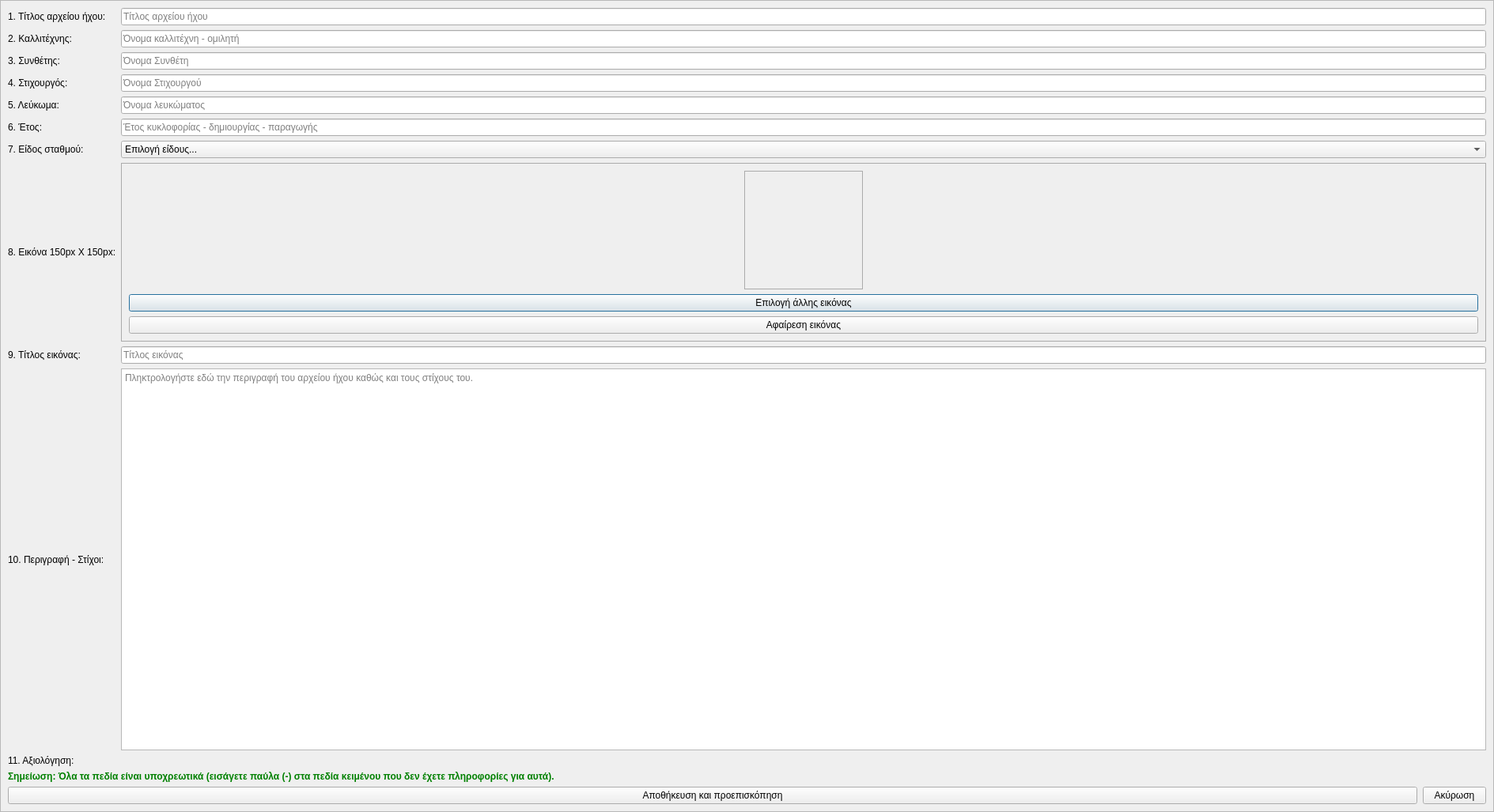
<?xml version="1.0" encoding="UTF-8"?>
<ui version="4.0">
 <class>Dialog</class>
 <widget class="QDialog" name="Dialog">
  <property name="geometry">
   <rect>
    <x>0</x>
    <y>0</y>
    <width>1889</width>
    <height>1027</height>
   </rect>
  </property>
  <property name="windowTitle">
   <string>Επεξεργασία αρχείου ήχου</string>
  </property>
  <property name="windowIcon">
   <iconset resource="../../../icons.qrc">
    <normaloff>:/rest-windows/assets/images/rest-windows/edit.png</normaloff>:/rest-windows/assets/images/rest-windows/edit.png</iconset>
  </property>
  <layout class="QGridLayout" name="gridLayout">
   <property name="leftMargin">
    <number>0</number>
   </property>
   <property name="topMargin">
    <number>0</number>
   </property>
   <property name="rightMargin">
    <number>0</number>
   </property>
   <property name="bottomMargin">
    <number>0</number>
   </property>
   <item row="0" column="0">
    <widget class="QScrollArea" name="scrollArea">
     <property name="widgetResizable">
      <bool>true</bool>
     </property>
     <widget class="QWidget" name="scrollAreaWidgetContents">
      <property name="geometry">
       <rect>
        <x>0</x>
        <y>0</y>
        <width>1887</width>
        <height>1025</height>
       </rect>
      </property>
      <property name="sizePolicy">
       <sizepolicy hsizetype="Ignored" vsizetype="Preferred">
        <horstretch>0</horstretch>
        <verstretch>0</verstretch>
       </sizepolicy>
      </property>
      <layout class="QGridLayout" name="gridLayout_4">
       <item row="2" column="1">
        <widget class="QLineEdit" name="composer">
         <property name="dragEnabled">
          <bool>true</bool>
         </property>
         <property name="placeholderText">
          <string>Όνομα Συνθέτη</string>
         </property>
         <property name="clearButtonEnabled">
          <bool>true</bool>
         </property>
        </widget>
       </item>
       <item row="0" column="0">
        <widget class="QLabel" name="label">
         <property name="text">
          <string>1. Τίτλος αρχείου ήχου:</string>
         </property>
        </widget>
       </item>
       <item row="1" column="0">
        <widget class="QLabel" name="label_2">
         <property name="text">
          <string>2. Καλλιτέχνης:</string>
         </property>
        </widget>
       </item>
       <item row="1" column="1">
        <widget class="QLineEdit" name="artist">
         <property name="dragEnabled">
          <bool>true</bool>
         </property>
         <property name="placeholderText">
          <string>Όνομα καλλιτέχνη - ομιλητή</string>
         </property>
         <property name="clearButtonEnabled">
          <bool>true</bool>
         </property>
        </widget>
       </item>
       <item row="2" column="0">
        <widget class="QLabel" name="label_3">
         <property name="text">
          <string>3. Συνθέτης:</string>
         </property>
        </widget>
       </item>
       <item row="0" column="1">
        <widget class="QLineEdit" name="title">
         <property name="dragEnabled">
          <bool>true</bool>
         </property>
         <property name="placeholderText">
          <string>Τίτλος αρχείου ήχου</string>
         </property>
         <property name="clearButtonEnabled">
          <bool>true</bool>
         </property>
        </widget>
       </item>
       <item row="7" column="1">
        <widget class="QFrame" name="frame_3">
         <property name="styleSheet">
          <string notr="true">QFrame{border:1px solid #ABABAB;}</string>
         </property>
         <property name="frameShape">
          <enum>QFrame::StyledPanel</enum>
         </property>
         <property name="frameShadow">
          <enum>QFrame::Raised</enum>
         </property>
         <layout class="QGridLayout" name="gridLayout_2">
          <item row="0" column="0">
           <spacer name="horizontalSpacer">
            <property name="orientation">
             <enum>Qt::Horizontal</enum>
            </property>
            <property name="sizeHint" stdset="0">
             <size>
              <width>441</width>
              <height>20</height>
             </size>
            </property>
           </spacer>
          </item>
          <item row="0" column="1">
           <widget class="QLabel" name="image_label">
            <property name="minimumSize">
             <size>
              <width>150</width>
              <height>150</height>
             </size>
            </property>
            <property name="maximumSize">
             <size>
              <width>150</width>
              <height>150</height>
             </size>
            </property>
            <property name="text">
             <string/>
            </property>
            <property name="scaledContents">
             <bool>true</bool>
            </property>
           </widget>
          </item>
          <item row="0" column="2">
           <spacer name="horizontalSpacer_2">
            <property name="orientation">
             <enum>Qt::Horizontal</enum>
            </property>
            <property name="sizeHint" stdset="0">
             <size>
              <width>440</width>
              <height>20</height>
             </size>
            </property>
           </spacer>
          </item>
          <item row="1" column="0" colspan="3">
           <widget class="QPushButton" name="select_image_file_button">
            <property name="text">
             <string>Επιλογή άλλης εικόνας</string>
            </property>
           </widget>
          </item>
          <item row="2" column="0" colspan="3">
           <widget class="QPushButton" name="remove_image_file">
            <property name="text">
             <string>Αφαίρεση εικόνας</string>
            </property>
           </widget>
          </item>
         </layout>
        </widget>
       </item>
       <item row="10" column="1">
        <widget class="QFrame" name="rating_frame">
         <property name="styleSheet">
          <string notr="true">QFrame{border:none;}</string>
         </property>
         <property name="frameShape">
          <enum>QFrame::StyledPanel</enum>
         </property>
         <property name="frameShadow">
          <enum>QFrame::Raised</enum>
         </property>
         <layout class="QGridLayout" name="gridLayout_3">
          <property name="leftMargin">
           <number>0</number>
          </property>
          <property name="topMargin">
           <number>0</number>
          </property>
          <property name="rightMargin">
           <number>0</number>
          </property>
          <property name="bottomMargin">
           <number>0</number>
          </property>
         </layout>
        </widget>
       </item>
       <item row="12" column="0" colspan="2">
        <widget class="QFrame" name="frame">
         <property name="styleSheet">
          <string notr="true">QFrame{border:none;}</string>
         </property>
         <property name="frameShape">
          <enum>QFrame::StyledPanel</enum>
         </property>
         <property name="frameShadow">
          <enum>QFrame::Raised</enum>
         </property>
         <layout class="QHBoxLayout" name="horizontalLayout">
          <property name="spacing">
           <number>7</number>
          </property>
          <property name="leftMargin">
           <number>0</number>
          </property>
          <property name="topMargin">
           <number>0</number>
          </property>
          <property name="rightMargin">
           <number>0</number>
          </property>
          <property name="bottomMargin">
           <number>0</number>
          </property>
          <item>
           <widget class="QPushButton" name="save_and_preview">
            <property name="sizePolicy">
             <sizepolicy hsizetype="Expanding" vsizetype="Maximum">
              <horstretch>0</horstretch>
              <verstretch>0</verstretch>
             </sizepolicy>
            </property>
            <property name="minimumSize">
             <size>
              <width>0</width>
              <height>0</height>
             </size>
            </property>
            <property name="text">
             <string>Αποθήκευση και προεπισκόπηση</string>
            </property>
            <property name="icon">
             <iconset resource="../../../icons.qrc">
              <normaloff>:/rest-windows/assets/images/rest-windows/save.png</normaloff>:/rest-windows/assets/images/rest-windows/save.png</iconset>
            </property>
           </widget>
          </item>
          <item>
           <widget class="QPushButton" name="cancel">
            <property name="sizePolicy">
             <sizepolicy hsizetype="Minimum" vsizetype="Maximum">
              <horstretch>0</horstretch>
              <verstretch>0</verstretch>
             </sizepolicy>
            </property>
            <property name="minimumSize">
             <size>
              <width>0</width>
              <height>0</height>
             </size>
            </property>
            <property name="text">
             <string>Ακύρωση</string>
            </property>
           </widget>
          </item>
         </layout>
        </widget>
       </item>
       <item row="3" column="0">
        <widget class="QLabel" name="label_4">
         <property name="text">
          <string>4. Στιχουργός:</string>
         </property>
        </widget>
       </item>
       <item row="5" column="0">
        <widget class="QLabel" name="label_6">
         <property name="text">
          <string>6. Έτος:</string>
         </property>
        </widget>
       </item>
       <item row="3" column="1">
        <widget class="QLineEdit" name="author">
         <property name="dragEnabled">
          <bool>true</bool>
         </property>
         <property name="placeholderText">
          <string>Όνομα Στιχουργού</string>
         </property>
         <property name="clearButtonEnabled">
          <bool>true</bool>
         </property>
        </widget>
       </item>
       <item row="4" column="0">
        <widget class="QLabel" name="label_5">
         <property name="text">
          <string>5. Λεύκωμα:</string>
         </property>
        </widget>
       </item>
       <item row="4" column="1">
        <widget class="QLineEdit" name="album">
         <property name="dragEnabled">
          <bool>true</bool>
         </property>
         <property name="placeholderText">
          <string>Όνομα λευκώματος</string>
         </property>
         <property name="clearButtonEnabled">
          <bool>true</bool>
         </property>
        </widget>
       </item>
       <item row="6" column="1">
        <widget class="QComboBox" name="genre">
         <item>
          <property name="text">
           <string>Επιλογή είδους...</string>
          </property>
         </item>
         <item>
          <property name="text">
           <string>Blues</string>
          </property>
         </item>
         <item>
          <property name="text">
           <string>Classic rock</string>
          </property>
         </item>
         <item>
          <property name="text">
           <string>Country</string>
          </property>
         </item>
         <item>
          <property name="text">
           <string>Dance</string>
          </property>
         </item>
         <item>
          <property name="text">
           <string>Disco</string>
          </property>
         </item>
         <item>
          <property name="text">
           <string>Funk</string>
          </property>
         </item>
         <item>
          <property name="text">
           <string>Grunge</string>
          </property>
         </item>
         <item>
          <property name="text">
           <string>Hip-Hop</string>
          </property>
         </item>
         <item>
          <property name="text">
           <string>Jazz</string>
          </property>
         </item>
         <item>
          <property name="text">
           <string>Metal</string>
          </property>
         </item>
         <item>
          <property name="text">
           <string>New Age</string>
          </property>
         </item>
         <item>
          <property name="text">
           <string>Oldies</string>
          </property>
         </item>
         <item>
          <property name="text">
           <string>Other</string>
          </property>
         </item>
         <item>
          <property name="text">
           <string>Pop</string>
          </property>
         </item>
         <item>
          <property name="text">
           <string>Rhythm and Blues</string>
          </property>
         </item>
         <item>
          <property name="text">
           <string>Rap</string>
          </property>
         </item>
         <item>
          <property name="text">
           <string>Reggae</string>
          </property>
         </item>
         <item>
          <property name="text">
           <string>Rock</string>
          </property>
         </item>
         <item>
          <property name="text">
           <string>Techno</string>
          </property>
         </item>
         <item>
          <property name="text">
           <string>Industrial</string>
          </property>
         </item>
         <item>
          <property name="text">
           <string>Alternative</string>
          </property>
         </item>
         <item>
          <property name="text">
           <string>Ska</string>
          </property>
         </item>
         <item>
          <property name="text">
           <string>Death metal</string>
          </property>
         </item>
         <item>
          <property name="text">
           <string>Pranks</string>
          </property>
         </item>
         <item>
          <property name="text">
           <string>Soundtrack</string>
          </property>
         </item>
         <item>
          <property name="text">
           <string>Euro-Techno</string>
          </property>
         </item>
         <item>
          <property name="text">
           <string>Ambient</string>
          </property>
         </item>
         <item>
          <property name="text">
           <string>Trip-Hop</string>
          </property>
         </item>
         <item>
          <property name="text">
           <string>Vocal</string>
          </property>
         </item>
         <item>
          <property name="text">
           <string>Jazz &amp; Funk</string>
          </property>
         </item>
         <item>
          <property name="text">
           <string>Fusion</string>
          </property>
         </item>
         <item>
          <property name="text">
           <string>Trance</string>
          </property>
         </item>
         <item>
          <property name="text">
           <string>Classical</string>
          </property>
         </item>
         <item>
          <property name="text">
           <string>Instrumental</string>
          </property>
         </item>
         <item>
          <property name="text">
           <string>Acid</string>
          </property>
         </item>
         <item>
          <property name="text">
           <string>House</string>
          </property>
         </item>
         <item>
          <property name="text">
           <string>Game</string>
          </property>
         </item>
         <item>
          <property name="text">
           <string>Sound clip</string>
          </property>
         </item>
         <item>
          <property name="text">
           <string>Gospel</string>
          </property>
         </item>
         <item>
          <property name="text">
           <string>Noise</string>
          </property>
         </item>
         <item>
          <property name="text">
           <string>Alternative Rock</string>
          </property>
         </item>
         <item>
          <property name="text">
           <string>Bass</string>
          </property>
         </item>
         <item>
          <property name="text">
           <string>Soul</string>
          </property>
         </item>
         <item>
          <property name="text">
           <string>Punk</string>
          </property>
         </item>
         <item>
          <property name="text">
           <string>Space</string>
          </property>
         </item>
         <item>
          <property name="text">
           <string>Meditative</string>
          </property>
         </item>
         <item>
          <property name="text">
           <string>Instrumental Pop</string>
          </property>
         </item>
         <item>
          <property name="text">
           <string>Instrumental Rock</string>
          </property>
         </item>
         <item>
          <property name="text">
           <string>Ethnic</string>
          </property>
         </item>
         <item>
          <property name="text">
           <string>Gothic</string>
          </property>
         </item>
         <item>
          <property name="text">
           <string>Darkwave</string>
          </property>
         </item>
         <item>
          <property name="text">
           <string>Techno-Industrial</string>
          </property>
         </item>
         <item>
          <property name="text">
           <string>Electronic</string>
          </property>
         </item>
         <item>
          <property name="text">
           <string>Pop-Folk</string>
          </property>
         </item>
         <item>
          <property name="text">
           <string>Eurodance</string>
          </property>
         </item>
         <item>
          <property name="text">
           <string>Dream</string>
          </property>
         </item>
         <item>
          <property name="text">
           <string>Southern Rock</string>
          </property>
         </item>
         <item>
          <property name="text">
           <string>Comedy</string>
          </property>
         </item>
         <item>
          <property name="text">
           <string>Cult</string>
          </property>
         </item>
         <item>
          <property name="text">
           <string>Gangsta</string>
          </property>
         </item>
         <item>
          <property name="text">
           <string>Top 40</string>
          </property>
         </item>
         <item>
          <property name="text">
           <string>Christian Rap</string>
          </property>
         </item>
         <item>
          <property name="text">
           <string>Pop/Funk</string>
          </property>
         </item>
         <item>
          <property name="text">
           <string>Jungle</string>
          </property>
         </item>
         <item>
          <property name="text">
           <string>Native US</string>
          </property>
         </item>
         <item>
          <property name="text">
           <string>Cabaret</string>
          </property>
         </item>
         <item>
          <property name="text">
           <string>New Wave</string>
          </property>
         </item>
         <item>
          <property name="text">
           <string>Psychedelic</string>
          </property>
         </item>
         <item>
          <property name="text">
           <string>Rave</string>
          </property>
         </item>
         <item>
          <property name="text">
           <string>Show tunes</string>
          </property>
         </item>
         <item>
          <property name="text">
           <string>Trailer</string>
          </property>
         </item>
         <item>
          <property name="text">
           <string>Lo-Fi</string>
          </property>
         </item>
         <item>
          <property name="text">
           <string>Tribal</string>
          </property>
         </item>
         <item>
          <property name="text">
           <string>Acid Punk</string>
          </property>
         </item>
         <item>
          <property name="text">
           <string>Acid Jazz</string>
          </property>
         </item>
         <item>
          <property name="text">
           <string>Polka</string>
          </property>
         </item>
         <item>
          <property name="text">
           <string>Retro</string>
          </property>
         </item>
         <item>
          <property name="text">
           <string>Musical</string>
          </property>
         </item>
         <item>
          <property name="text">
           <string>Rock ’n’ Roll</string>
          </property>
         </item>
         <item>
          <property name="text">
           <string>Hard rock</string>
          </property>
         </item>
         <item>
          <property name="text">
           <string>Folk</string>
          </property>
         </item>
         <item>
          <property name="text">
           <string>Folk-Rock</string>
          </property>
         </item>
         <item>
          <property name="text">
           <string>National Folk</string>
          </property>
         </item>
         <item>
          <property name="text">
           <string>Swing</string>
          </property>
         </item>
         <item>
          <property name="text">
           <string>Fast Fusion</string>
          </property>
         </item>
         <item>
          <property name="text">
           <string>Bebop</string>
          </property>
         </item>
         <item>
          <property name="text">
           <string>Latin</string>
          </property>
         </item>
         <item>
          <property name="text">
           <string>Revival</string>
          </property>
         </item>
         <item>
          <property name="text">
           <string>Celtic</string>
          </property>
         </item>
         <item>
          <property name="text">
           <string>Bluegrass</string>
          </property>
         </item>
         <item>
          <property name="text">
           <string>Avantgarde</string>
          </property>
         </item>
         <item>
          <property name="text">
           <string>Gothic Rock</string>
          </property>
         </item>
         <item>
          <property name="text">
           <string>Progressive Rock</string>
          </property>
         </item>
         <item>
          <property name="text">
           <string>Psychedelic Rock</string>
          </property>
         </item>
         <item>
          <property name="text">
           <string>Symphonic Rock</string>
          </property>
         </item>
         <item>
          <property name="text">
           <string>Slow rock</string>
          </property>
         </item>
         <item>
          <property name="text">
           <string>Big Band</string>
          </property>
         </item>
         <item>
          <property name="text">
           <string>Chorus</string>
          </property>
         </item>
         <item>
          <property name="text">
           <string>Easy Listening</string>
          </property>
         </item>
         <item>
          <property name="text">
           <string>Acoustic</string>
          </property>
         </item>
         <item>
          <property name="text">
           <string>Humour</string>
          </property>
         </item>
         <item>
          <property name="text">
           <string>Speech</string>
          </property>
         </item>
         <item>
          <property name="text">
           <string>Chanson</string>
          </property>
         </item>
         <item>
          <property name="text">
           <string>Opera</string>
          </property>
         </item>
         <item>
          <property name="text">
           <string>Chamber music</string>
          </property>
         </item>
         <item>
          <property name="text">
           <string>Sonata</string>
          </property>
         </item>
         <item>
          <property name="text">
           <string>Symphony</string>
          </property>
         </item>
         <item>
          <property name="text">
           <string>Booty bass</string>
          </property>
         </item>
         <item>
          <property name="text">
           <string>Primus</string>
          </property>
         </item>
         <item>
          <property name="text">
           <string>Porn groove</string>
          </property>
         </item>
         <item>
          <property name="text">
           <string>Satire</string>
          </property>
         </item>
         <item>
          <property name="text">
           <string>Slow jam</string>
          </property>
         </item>
         <item>
          <property name="text">
           <string>Club</string>
          </property>
         </item>
         <item>
          <property name="text">
           <string>Tango</string>
          </property>
         </item>
         <item>
          <property name="text">
           <string>Samba</string>
          </property>
         </item>
         <item>
          <property name="text">
           <string>Folklore</string>
          </property>
         </item>
         <item>
          <property name="text">
           <string>Ballad</string>
          </property>
         </item>
         <item>
          <property name="text">
           <string>Power ballad</string>
          </property>
         </item>
         <item>
          <property name="text">
           <string>Rhythmic Soul</string>
          </property>
         </item>
         <item>
          <property name="text">
           <string>Freestyle</string>
          </property>
         </item>
         <item>
          <property name="text">
           <string>Duet</string>
          </property>
         </item>
         <item>
          <property name="text">
           <string>Punk Rock</string>
          </property>
         </item>
         <item>
          <property name="text">
           <string>Drum solo</string>
          </property>
         </item>
         <item>
          <property name="text">
           <string>A cappella</string>
          </property>
         </item>
         <item>
          <property name="text">
           <string>Euro-House</string>
          </property>
         </item>
         <item>
          <property name="text">
           <string>Dancehall</string>
          </property>
         </item>
         <item>
          <property name="text">
           <string>Goa</string>
          </property>
         </item>
         <item>
          <property name="text">
           <string>Drum &amp; Bass</string>
          </property>
         </item>
         <item>
          <property name="text">
           <string>Club-House</string>
          </property>
         </item>
         <item>
          <property name="text">
           <string>Hardcore Techno</string>
          </property>
         </item>
         <item>
          <property name="text">
           <string>Terror</string>
          </property>
         </item>
         <item>
          <property name="text">
           <string>Indie</string>
          </property>
         </item>
         <item>
          <property name="text">
           <string>BritPop</string>
          </property>
         </item>
         <item>
          <property name="text">
           <string>Negerpunk</string>
          </property>
         </item>
         <item>
          <property name="text">
           <string>Polsk Punk</string>
          </property>
         </item>
         <item>
          <property name="text">
           <string>Beat</string>
          </property>
         </item>
         <item>
          <property name="text">
           <string>Christian Gangsta Rap</string>
          </property>
         </item>
         <item>
          <property name="text">
           <string>Heavy Metal</string>
          </property>
         </item>
         <item>
          <property name="text">
           <string>Black Metal</string>
          </property>
         </item>
         <item>
          <property name="text">
           <string>Crossover</string>
          </property>
         </item>
         <item>
          <property name="text">
           <string>Contemporary Christian</string>
          </property>
         </item>
         <item>
          <property name="text">
           <string>Christian rock</string>
          </property>
         </item>
         <item>
          <property name="text">
           <string>Merengue</string>
          </property>
         </item>
         <item>
          <property name="text">
           <string>Salsa</string>
          </property>
         </item>
         <item>
          <property name="text">
           <string>Thrash Metal</string>
          </property>
         </item>
         <item>
          <property name="text">
           <string>Anime</string>
          </property>
         </item>
         <item>
          <property name="text">
           <string>Jpop</string>
          </property>
         </item>
         <item>
          <property name="text">
           <string>Synthpop</string>
          </property>
         </item>
         <item>
          <property name="text">
           <string>Abstract</string>
          </property>
         </item>
         <item>
          <property name="text">
           <string>Art Rock</string>
          </property>
         </item>
         <item>
          <property name="text">
           <string>Baroque</string>
          </property>
         </item>
         <item>
          <property name="text">
           <string>Bhangra</string>
          </property>
         </item>
         <item>
          <property name="text">
           <string>Big beat</string>
          </property>
         </item>
         <item>
          <property name="text">
           <string>Breakbeat</string>
          </property>
         </item>
         <item>
          <property name="text">
           <string>Chillout</string>
          </property>
         </item>
         <item>
          <property name="text">
           <string>Downtempo</string>
          </property>
         </item>
         <item>
          <property name="text">
           <string>Dub</string>
          </property>
         </item>
         <item>
          <property name="text">
           <string>EBM</string>
          </property>
         </item>
         <item>
          <property name="text">
           <string>Eclectic</string>
          </property>
         </item>
         <item>
          <property name="text">
           <string>Electro</string>
          </property>
         </item>
         <item>
          <property name="text">
           <string>Electroclash</string>
          </property>
         </item>
         <item>
          <property name="text">
           <string>Emo</string>
          </property>
         </item>
         <item>
          <property name="text">
           <string>Experimental</string>
          </property>
         </item>
         <item>
          <property name="text">
           <string>Garage</string>
          </property>
         </item>
         <item>
          <property name="text">
           <string>Global</string>
          </property>
         </item>
         <item>
          <property name="text">
           <string>IDM</string>
          </property>
         </item>
         <item>
          <property name="text">
           <string>Illbient</string>
          </property>
         </item>
         <item>
          <property name="text">
           <string>Industro-Goth</string>
          </property>
         </item>
         <item>
          <property name="text">
           <string>Jam Band</string>
          </property>
         </item>
         <item>
          <property name="text">
           <string>Krautrock</string>
          </property>
         </item>
         <item>
          <property name="text">
           <string>Leftfield</string>
          </property>
         </item>
         <item>
          <property name="text">
           <string>Lounge</string>
          </property>
         </item>
         <item>
          <property name="text">
           <string>Math Rock</string>
          </property>
         </item>
         <item>
          <property name="text">
           <string>New Romantic</string>
          </property>
         </item>
         <item>
          <property name="text">
           <string>Nu-Breakz</string>
          </property>
         </item>
         <item>
          <property name="text">
           <string>Post-Punk</string>
          </property>
         </item>
         <item>
          <property name="text">
           <string>Post-Rock</string>
          </property>
         </item>
         <item>
          <property name="text">
           <string>Psytrance</string>
          </property>
         </item>
         <item>
          <property name="text">
           <string>Shoegaze</string>
          </property>
         </item>
         <item>
          <property name="text">
           <string>Space Rock</string>
          </property>
         </item>
         <item>
          <property name="text">
           <string>Trop Rock</string>
          </property>
         </item>
         <item>
          <property name="text">
           <string>World Music</string>
          </property>
         </item>
         <item>
          <property name="text">
           <string>Neoclassical</string>
          </property>
         </item>
         <item>
          <property name="text">
           <string>Audiobook</string>
          </property>
         </item>
         <item>
          <property name="text">
           <string>Audio theatre</string>
          </property>
         </item>
         <item>
          <property name="text">
           <string>Neue Deutsche Welle</string>
          </property>
         </item>
         <item>
          <property name="text">
           <string>Podcast</string>
          </property>
         </item>
         <item>
          <property name="text">
           <string>Indie-Rock</string>
          </property>
         </item>
         <item>
          <property name="text">
           <string>G-Funk</string>
          </property>
         </item>
         <item>
          <property name="text">
           <string>Dubstep</string>
          </property>
         </item>
         <item>
          <property name="text">
           <string>Garage Rock</string>
          </property>
         </item>
         <item>
          <property name="text">
           <string>Psybient</string>
          </property>
         </item>
        </widget>
       </item>
       <item row="5" column="1">
        <widget class="QLineEdit" name="year">
         <property name="dragEnabled">
          <bool>true</bool>
         </property>
         <property name="placeholderText">
          <string>Έτος κυκλοφορίας - δημιουργίας - παραγωγής</string>
         </property>
         <property name="clearButtonEnabled">
          <bool>true</bool>
         </property>
        </widget>
       </item>
       <item row="6" column="0">
        <widget class="QLabel" name="label_11">
         <property name="text">
          <string>7. Είδος σταθμού:</string>
         </property>
        </widget>
       </item>
       <item row="7" column="0">
        <widget class="QLabel" name="label_7">
         <property name="text">
          <string>8. Εικόνα 150px X 150px:</string>
         </property>
        </widget>
       </item>
       <item row="8" column="0">
        <widget class="QLabel" name="label_8">
         <property name="text">
          <string>9. Τίτλος εικόνας:</string>
         </property>
        </widget>
       </item>
       <item row="8" column="1">
        <widget class="QLineEdit" name="image_title">
         <property name="dragEnabled">
          <bool>true</bool>
         </property>
         <property name="placeholderText">
          <string>Τίτλος εικόνας</string>
         </property>
         <property name="clearButtonEnabled">
          <bool>true</bool>
         </property>
        </widget>
       </item>
       <item row="10" column="0">
        <widget class="QLabel" name="label_10">
         <property name="text">
          <string>11. Αξιολόγηση:</string>
         </property>
        </widget>
       </item>
       <item row="9" column="0">
        <widget class="QLabel" name="label_9">
         <property name="text">
          <string>10. Περιγραφή - Στίχοι:</string>
         </property>
        </widget>
       </item>
       <item row="9" column="1">
        <widget class="QPlainTextEdit" name="description">
         <property name="placeholderText">
          <string>Πληκτρολογήστε εδώ την περιγραφή του αρχείου ήχου καθώς και τους στίχους του.</string>
         </property>
        </widget>
       </item>
       <item row="11" column="0" colspan="2">
        <widget class="QLabel" name="label_12">
         <property name="styleSheet">
          <string notr="true">QLabel{
	font-weight:bold;
	color:green;
}</string>
         </property>
         <property name="text">
          <string>Σημείωση: Όλα τα πεδία είναι υποχρεωτικά (εισάγετε παύλα (-) στα πεδία κειμένου που δεν έχετε πληροφορίες για αυτά).</string>
         </property>
        </widget>
       </item>
      </layout>
     </widget>
    </widget>
   </item>
  </layout>
 </widget>
 <tabstops>
  <tabstop>scrollArea</tabstop>
  <tabstop>title</tabstop>
  <tabstop>artist</tabstop>
  <tabstop>composer</tabstop>
  <tabstop>author</tabstop>
  <tabstop>album</tabstop>
  <tabstop>year</tabstop>
  <tabstop>genre</tabstop>
  <tabstop>select_image_file_button</tabstop>
  <tabstop>remove_image_file</tabstop>
  <tabstop>image_title</tabstop>
  <tabstop>description</tabstop>
  <tabstop>save_and_preview</tabstop>
  <tabstop>cancel</tabstop>
 </tabstops>
 <resources>
  <include location="../../../icons.qrc"/>
 </resources>
 <connections/>
</ui>
